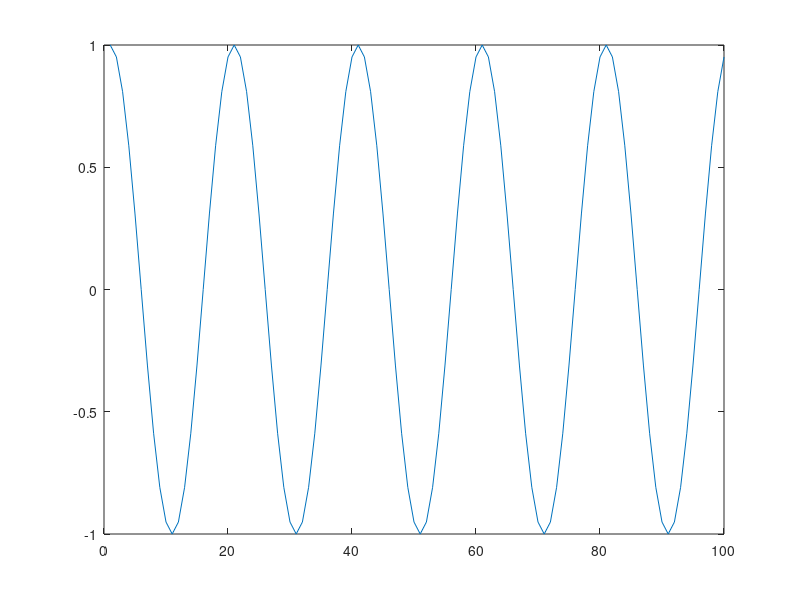
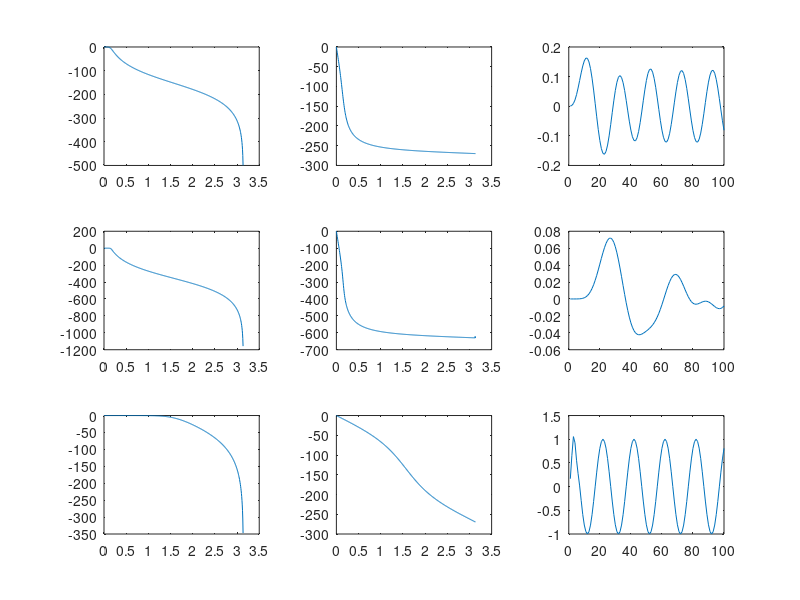

Here is the MATLAB script that generated these plots, in order:
n=[1:100];
fs=20;
Ts=1/fs;
x=cos(2*pi*(n-1)*Ts);
figure(1);
plot(n,x);

L=3;
fc=0.05;
[b,a]=butter(L,fc);
[H,w]=freqz(b,a);
figure(2);
subplot(3,3,1),plot(w,20*log(abs(H)));
subplot(3,3,2),plot(w,unwrap(angle(H))*180/pi);
y=filter(b,a,x);
subplot(3,3,3),plot(n,y);
%%
L=7;
[b,a]=butter(L,fc);
[H,w]=freqz(b,a);
subplot(3,3,4),plot(w,20*log(abs(H)));
subplot(3,3,5),plot(w,unwrap(angle(H))*180/pi);
y=filter(b,a,x);
subplot(3,3,6),plot(n,y);

L=3;
fc=0.5;
[b,a]=butter(L,fc);
[H,w]=freqz(b,a);
subplot(3,3,7),plot(w,20*log(abs(H)));
subplot(3,3,8),plot(w,unwrap(angle(H))*180/pi);
y=filter(b,a,x);
subplot(3,3,9),plot(n,y);